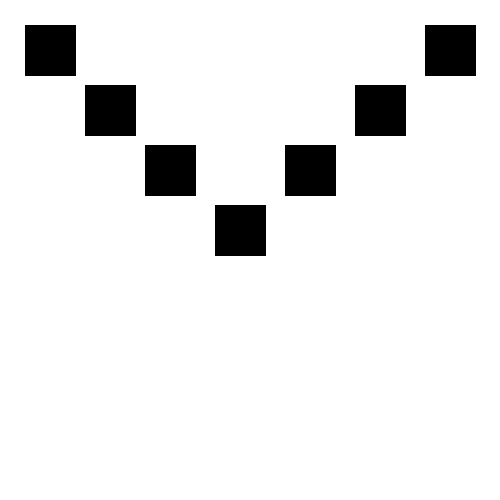
Frame 1 (no input)
Frame 60 (the mouse pressed at the canvas centre just before this capture): identical to frame 1, image omitted
Frame 120 (the mouse held since frame 60 and released just before this capture): identical to frame 1, image omitted

The Processing sketch that drew this single still picture (run headless with seeded random() and noise(); from frame 60 on, the mouse is pressed at the canvas centre):

// Processing sketch: processing_31386
// ── processing_31386.pde

void setup(){
  size(500,500);
  background(255);
}

int value = 0;

void draw() {
  fill(value);
  rect(25, 25, 50, 50);
  rect(85, 85, 50, 50);
  rect(145, 145, 50, 50);
  rect(215, 205, 50, 50);
  rect(425, 25, 50, 50);
  rect(355, 85, 50, 50);
  rect(285, 145, 50, 50);
}

void mouseClicked() {
  if(value == 0) {
    value = 255;
  } else {
    value = 0;
  }
}
